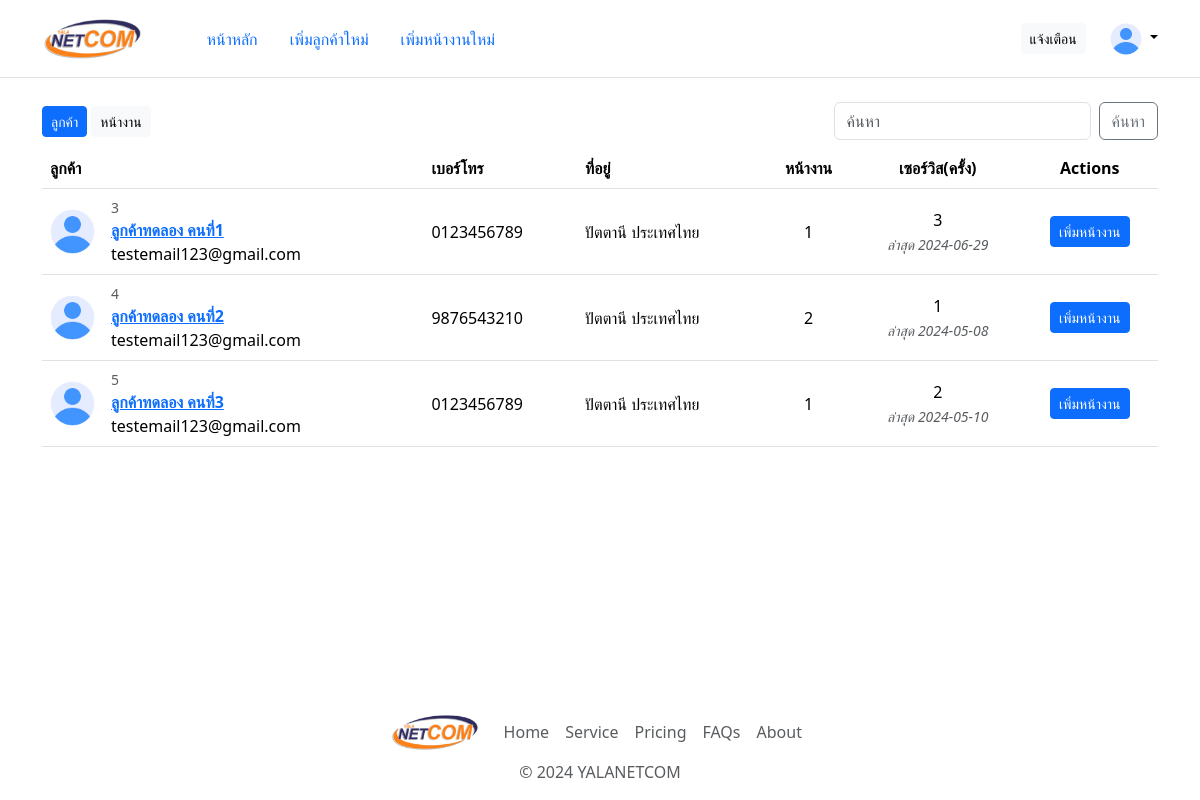
The app's page /template/ (signed in) with its own data.
### tables this page shows
CREATE TABLE `user` (
  `user_id` int(10) NOT NULL,
  `name_lastname` varchar(30) NOT NULL,
  `phone` varchar(25) NOT NULL,
  `email` varchar(30) NOT NULL,
  `address` varchar(30) NOT NULL,
  `user_img` varchar(50) DEFAULT NULL
);

### template/action/load-users.php (called while the page is built)
<?php
    require_once("dbconnect.php");
    try {
        $stmt = $con->prepare("
            SELECT
                u.*,
                COUNT(DISTINCT w.worksite_id) AS num_worksites,
                COUNT(DISTINCT n.noti_id) AS num_services,
                MAX(s.service_datetime) AS latest_service_date
            FROM
                user u
            JOIN
                account a ON u.user_id = a.user_id
            LEFT JOIN
                worksite w ON u.user_id = w.user_id
            LEFT JOIN
                notification n ON u.user_id = n.user_id
            LEFT JOIN
                service s ON s.noti_id = n.noti_id
            WHERE
                a.account_type = 'customer' AND n.noti_status = 0
            GROUP BY
                u.user_id;
        ");
        $stmt->execute();
        $customers = $stmt->fetchAll(PDO::FETCH_ASSOC);
    } catch(PDOException $e) {
        echo "Connection failed: " . $e->getMessage();
    }
?>

### template/index.php (the view, shortened to what this page needs)
<!DOCTYPE html>
<html lang="en">
<head>
  <link href="https://cdn.jsdelivr.net/npm/bootstrap@5.3.3/dist/css/bootstrap.min.css" rel="stylesheet">
  <link href="../static/css/main.css" rel="stylesheet">
</head>
<body>
  <header class="p-3 mb-3 border-bottom">
    <div class="container">
      <div class="d-flex flex-wrap align-items-center justify-content-center justify-content-lg-start">
        <a href="./" class="d-flex align-items-center mb-2 mb-lg-0 link-body-emphasis text-decoration-none">
          <img src="../static/image/logo-sm.png" height="45" alt="">
        </a>
        <ul class="nav nav-pills col-12 col-lg-auto me-lg-auto justify-content-center ms-5">
          <li class="nav-item"><a href="./" class="nav-link">หน้าหลัก</a></li>
          <li class="nav-item"><a href="./new-user.html" class="nav-link">เพิ่มลูกค้าใหม่</a></li>
          <li class="nav-item"><a href="./new-worksite.html" class="nav-link">เพิ่มหน้างานใหม่</a></li>
        </ul>
        <a href="./notify-services.html" class="btn btn-light me-3 btn-sm">แจ้งเตือน</a>
        <div class="dropdown text-end ms-2">
          <a href="#" class="d-block link-body-emphasis text-decoration-none dropdown-toggle" data-bs-toggle="dropdown" aria-expanded="false">
            <img src="../static/icon/user.png" alt="mdo" width="32" height="32" class="rounded-circle">
          </a>
        </div>
      </div>
    </div>
  </header>
  <div class="container my-container">
    <div class="d-flex justify-content-between py-2">
      <div class="d-flex align-items-center">
        <a href="./" class="btn btn-primary btn-sm me-1">ลูกค้า</a>
        <a href="./worksite-list.html" class="btn btn-light btn-sm">หน้างาน</a>
      </div>
      <form class="d-flex">
        <input type="text" class="form-control me-2" placeholder="ค้นหา" aria-label="Username" aria-describedby="basic-addon1">
        <button class="btn btn-outline-secondary" type="submit">ค้นหา</button>
      </form>
    </div>
    <table class="table align-middle mb-0 bg-white">
      <thead>
        <tr>
          <th>ลูกค้า</th>
          <th>เบอร์โทร</th>
          <th>ที่อยู่</th>
          <th class="text-center">หน้างาน</th>
          <th class="text-center">เซอร์วิส(ครั้ง)</th>
          <th class="text-center">Actions</th>
        </tr>
      </thead>
      <tbody>
        <?php
          require_once("./action/load-users.php");
          foreach ($customers as $customer) {
        ?>
          <tr>
            <td>
              <div class="d-flex align-items-center">
                <img src="../static/icon/user.png" alt="" style="width: 45px; height: 45px" class="rounded-circle"/>
                <div class="ms-3 d-flex flex-column">
                  <p class="m-0 text-muted" style="font-size: 14px;"><?php echo $customer['user_id']; ?></p>
                  <a href=""><p class="fw-bold mb-0"><?php echo $customer['name_lastname']; ?></p></a>
                  <p class="m-0"><?php echo $customer['email']; ?></p>
                </div>
              </div>
            </td>
            <td>
              <p class="fw-normal mb-0"><?php echo $customer['phone']; ?></p>
            </td>
            <td>
              <p class="fw-normal mb-0"><?php echo $customer['address']; ?></p>
            </td>
            <td class="text-center">
              <span><?php echo $customer['num_worksites'] ?></span>
            </td>
            <td class="text-center">
              <span><?php echo $customer['num_services'] ?></span><br>
              <i class="text-muted" style="font-size: 14px;">ล่าสุด <?php echo $customer['latest_service_date'] ?></i>
            </td>
            <td class="text-center">
            <a class="btn btn-primary btn-sm btn-rounded">เพิ่มหน้างาน</a>
            </td>
          </tr>
        <?php
          }
        ?>
      </tbody>
    </table>
  </div>
  <footer class="pt-3">
    <ul class="nav align-items-center justify-content-center mb-2">
      <img src="../static/image/logo-sm.png" class="me-3" height="40" alt="">
      <li class="nav-item"><a href="#" class="nav-link px-2 text-body-secondary">Home</a></li>
      <li class="nav-item"><a href="#" class="nav-link px-2 text-body-secondary">Service</a></li>
      <li class="nav-item"><a href="#" class="nav-link px-2 text-body-secondary">Pricing</a></li>
      <li class="nav-item"><a href="#" class="nav-link px-2 text-body-secondary">FAQs</a></li>
      <li class="nav-item"><a href="#" class="nav-link px-2 text-body-secondary">About</a></li>
    </ul>
    <p class="text-center text-body-secondary">© 2024 YALANETCOM</p>
  </footer>
</body>
</html>

### static/css/main.css (style rules this page uses)
* { margin: 0px; padding: 0px; font-family:'Segoe UI', Tahoma, Geneva, Verdana, sans-serif; }
html, body { height: 100%; display: flex; flex-direction: column; justify-content: space-between; }
.my-container { flex-grow: 1; }

### records on screen
user: user_id "3", name_lastname "ลูกค้าทดลอง คนที่1", email "testemail123@gmail.com", phone "0123456789", address "ปัตตานี ประเทศไทย", num_worksites "1", num_services "3", latest_service_date "2024-06-29"
user: user_id "4", name_lastname "ลูกค้าทดลอง คนที่2", email "testemail123@gmail.com", phone "9876543210", address "ปัตตานี ประเทศไทย", num_worksites "2", num_services "1", latest_service_date "2024-05-08"
user: user_id "5", name_lastname "ลูกค้าทดลอง คนที่3", email "testemail123@gmail.com", phone "0123456789", address "ปัตตานี ประเทศไทย", num_worksites "1", num_services "2", latest_service_date "2024-05-10"
